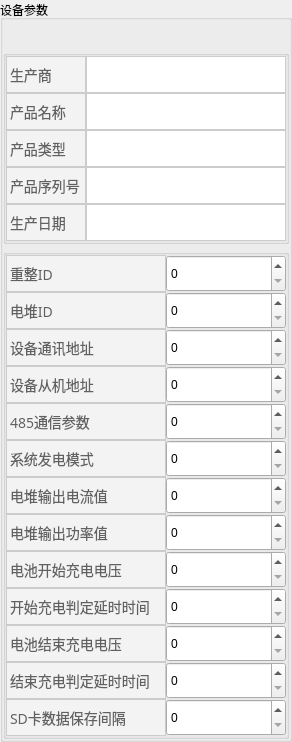
    <widget class="QGroupBox" name="deviceParasGroup">
     <property name="maximumSize">
      <size>
       <width>321</width>
       <height>16777215</height>
      </size>
     </property>
     <property name="styleSheet">
      <string notr="true">QGroupBox#deviceParasGroup {
    font-size:18px;
	font-family:PingFang SC;
	font-weight:500;
	line-height:34px;
	color:rgba(35,35,35,1);
	border: 0px;
}</string>
     </property>
     <property name="title">
      <string>设备参数</string>
     </property>
     <layout class="QGridLayout" name="gridLayout_3">
      <property name="leftMargin">
       <number>0</number>
      </property>
      <property name="topMargin">
       <number>30</number>
      </property>
      <property name="rightMargin">
       <number>0</number>
      </property>
      <property name="bottomMargin">
       <number>0</number>
      </property>
      <property name="horizontalSpacing">
       <number>0</number>
      </property>
      <property name="verticalSpacing">
       <number>5</number>
      </property>
      <item row="1" column="0">
       <widget class="QGroupBox" name="groupBox_2">
        <property name="maximumSize">
         <size>
          <width>321</width>
          <height>16777215</height>
         </size>
        </property>
        <property name="title">
         <string/>
        </property>
        <layout class="QGridLayout" name="gridLayout_2">
         <property name="leftMargin">
          <number>0</number>
         </property>
         <property name="topMargin">
          <number>0</number>
         </property>
         <property name="rightMargin">
          <number>0</number>
         </property>
         <property name="bottomMargin">
          <number>0</number>
         </property>
         <property name="spacing">
          <number>0</number>
         </property>
         <item row="1" column="0">
          <layout class="QHBoxLayout" name="horizontalLayout_178">
           <property name="spacing">
            <number>0</number>
           </property>
           <item>
            <widget class="QLabel" name="label_68">
             <property name="minimumSize">
              <size>
               <width>160</width>
               <height>37</height>
              </size>
             </property>
             <property name="maximumSize">
              <size>
               <width>160</width>
               <height>37</height>
              </size>
             </property>
             <property name="styleSheet">
              <string notr="true">QLabel {font-size:14px;
font-family:PingFang SC;
font-weight:300;
line-height:37px;
color:rgba(97,97,97,1);
background:rgba(243,243,243,1);
border:1px solid rgba(204,204,204,1);}</string>
             </property>
             <property name="text">
              <string>电堆ID</string>
             </property>
            </widget>
           </item>
           <item>
            <widget class="QSpinBox" name="spinBox_50">
             <property name="minimumSize">
              <size>
               <width>120</width>
               <height>37</height>
              </size>
             </property>
             <property name="maximumSize">
              <size>
               <width>120</width>
               <height>37</height>
              </size>
             </property>
             <property name="styleSheet">
              <string notr="true"/>
             </property>
            </widget>
           </item>
          </layout>
         </item>
         <item row="2" column="0">
          <layout class="QHBoxLayout" name="horizontalLayout_179">
           <property name="spacing">
            <number>0</number>
           </property>
           <item>
            <widget class="QLabel" name="label_69">
             <property name="minimumSize">
              <size>
               <width>160</width>
               <height>37</height>
              </size>
             </property>
             <property name="maximumSize">
              <size>
               <width>160</width>
               <height>37</height>
              </size>
             </property>
             <property name="styleSheet">
              <string notr="true">QLabel {font-size:14px;
font-family:PingFang SC;
font-weight:300;
line-height:37px;
color:rgba(97,97,97,1);
background:rgba(243,243,243,1);
border:1px solid rgba(204,204,204,1);}</string>
             </property>
             <property name="text">
              <string>设备通讯地址</string>
             </property>
            </widget>
           </item>
           <item>
            <widget class="QSpinBox" name="spinBox_51">
             <property name="minimumSize">
              <size>
               <width>120</width>
               <height>37</height>
              </size>
             </property>
             <property name="maximumSize">
              <size>
               <width>120</width>
               <height>37</height>
              </size>
             </property>
             <property name="styleSheet">
              <string notr="true"/>
             </property>
            </widget>
           </item>
          </layout>
         </item>
         <item row="5" column="0">
          <layout class="QHBoxLayout" name="horizontalLayout_182">
           <property name="spacing">
            <number>0</number>
           </property>
           <item>
            <widget class="QLabel" name="label_72">
             <property name="minimumSize">
              <size>
               <width>160</width>
               <height>37</height>
              </size>
             </property>
             <property name="maximumSize">
              <size>
               <width>160</width>
               <height>37</height>
              </size>
             </property>
             <property name="styleSheet">
              <string notr="true">QLabel {font-size:14px;
font-family:PingFang SC;
font-weight:300;
line-height:37px;
color:rgba(97,97,97,1);
background:rgba(243,243,243,1);
border:1px solid rgba(204,204,204,1);}</string>
             </property>
             <property name="text">
              <string>系统发电模式</string>
             </property>
            </widget>
           </item>
           <item>
            <widget class="QSpinBox" name="spinBox_54">
             <property name="minimumSize">
              <size>
               <width>120</width>
               <height>37</height>
              </size>
             </property>
             <property name="maximumSize">
              <size>
               <width>120</width>
               <height>37</height>
              </size>
             </property>
             <property name="styleSheet">
              <string notr="true"/>
             </property>
            </widget>
           </item>
          </layout>
         </item>
         <item row="9" column="0">
          <layout class="QHBoxLayout" name="horizontalLayout_187">
           <property name="spacing">
            <number>0</number>
           </property>
           <item>
            <widget class="QLabel" name="label_77">
             <property name="minimumSize">
              <size>
               <width>160</width>
               <height>37</height>
              </size>
             </property>
             <property name="maximumSize">
              <size>
               <width>160</width>
               <height>37</height>
              </size>
             </property>
             <property name="styleSheet">
              <string notr="true">QLabel {font-size:14px;
font-family:PingFang SC;
font-weight:300;
line-height:37px;
color:rgba(97,97,97,1);
background:rgba(243,243,243,1);
border:1px solid rgba(204,204,204,1);}</string>
             </property>
             <property name="text">
              <string>开始充电判定延时时间</string>
             </property>
            </widget>
           </item>
           <item>
            <widget class="QSpinBox" name="spinBox_59">
             <property name="minimumSize">
              <size>
               <width>120</width>
               <height>37</height>
              </size>
             </property>
             <property name="maximumSize">
              <size>
               <width>120</width>
               <height>37</height>
              </size>
             </property>
             <property name="styleSheet">
              <string notr="true"/>
             </property>
            </widget>
           </item>
          </layout>
         </item>
         <item row="0" column="0">
          <layout class="QHBoxLayout" name="horizontalLayout_177">
           <property name="spacing">
            <number>0</number>
           </property>
           <item>
            <widget class="QLabel" name="label_18">
             <property name="minimumSize">
              <size>
               <width>160</width>
               <height>37</height>
              </size>
             </property>
             <property name="maximumSize">
              <size>
               <width>160</width>
               <height>37</height>
              </size>
             </property>
             <property name="styleSheet">
              <string notr="true">QLabel {font-size:14px;
font-family:PingFang SC;
font-weight:300;
line-height:37px;
color:rgba(97,97,97,1);
background:rgba(243,243,243,1);
border:1px solid rgba(204,204,204,1);}</string>
             </property>
             <property name="text">
              <string>重整ID</string>
             </property>
            </widget>
           </item>
           <item>
            <widget class="QSpinBox" name="spinBox_13">
             <property name="minimumSize">
              <size>
               <width>120</width>
               <height>37</height>
              </size>
             </property>
             <property name="maximumSize">
              <size>
               <width>120</width>
               <height>37</height>
              </size>
             </property>
             <property name="styleSheet">
              <string notr="true"/>
             </property>
            </widget>
           </item>
          </layout>
         </item>
         <item row="3" column="0">
          <layout class="QHBoxLayout" name="horizontalLayout_180">
           <property name="spacing">
            <number>0</number>
           </property>
           <item>
            <widget class="QLabel" name="label_70">
             <property name="minimumSize">
              <size>
               <width>160</width>
               <height>37</height>
              </size>
             </property>
             <property name="maximumSize">
              <size>
               <width>160</width>
               <height>37</height>
              </size>
             </property>
             <property name="styleSheet">
              <string notr="true">QLabel {font-size:14px;
font-family:PingFang SC;
font-weight:300;
line-height:37px;
color:rgba(97,97,97,1);
background:rgba(243,243,243,1);
border:1px solid rgba(204,204,204,1);}</string>
             </property>
             <property name="text">
              <string>设备从机地址</string>
             </property>
            </widget>
           </item>
           <item>
            <widget class="QSpinBox" name="spinBox_52">
             <property name="minimumSize">
              <size>
               <width>120</width>
               <height>37</height>
              </size>
             </property>
             <property name="maximumSize">
              <size>
               <width>120</width>
               <height>37</height>
              </size>
             </property>
             <property name="styleSheet">
              <string notr="true"/>
             </property>
            </widget>
           </item>
          </layout>
         </item>
         <item row="12" column="0">
          <layout class="QHBoxLayout" name="horizontalLayout_191">
           <property name="spacing">
            <number>0</number>
           </property>
           <item>
            <widget class="QLabel" name="label_81">
             <property name="minimumSize">
              <size>
               <width>160</width>
               <height>37</height>
              </size>
             </property>
             <property name="maximumSize">
              <size>
               <width>160</width>
               <height>37</height>
              </size>
             </property>
             <property name="styleSheet">
              <string notr="true">QLabel {font-size:14px;
font-family:PingFang SC;
font-weight:300;
line-height:37px;
color:rgba(97,97,97,1);
background:rgba(243,243,243,1);
border:1px solid rgba(204,204,204,1);}</string>
             </property>
             <property name="text">
              <string>SD卡数据保存间隔</string>
             </property>
            </widget>
           </item>
           <item>
            <widget class="QSpinBox" name="spinBox_63">
             <property name="minimumSize">
              <size>
               <width>120</width>
               <height>37</height>
              </size>
             </property>
             <property name="maximumSize">
              <size>
               <width>120</width>
               <height>37</height>
              </size>
             </property>
             <property name="styleSheet">
              <string notr="true"/>
             </property>
            </widget>
           </item>
          </layout>
         </item>
         <item row="10" column="0">
          <layout class="QHBoxLayout" name="horizontalLayout_189">
           <property name="spacing">
            <number>0</number>
           </property>
           <item>
            <widget class="QLabel" name="label_79">
             <property name="minimumSize">
              <size>
               <width>160</width>
               <height>37</height>
              </size>
             </property>
             <property name="maximumSize">
              <size>
               <width>160</width>
               <height>37</height>
              </size>
             </property>
             <property name="styleSheet">
              <string notr="true">QLabel {font-size:14px;
font-family:PingFang SC;
font-weight:300;
line-height:37px;
color:rgba(97,97,97,1);
background:rgba(243,243,243,1);
border:1px solid rgba(204,204,204,1);}</string>
             </property>
             <property name="text">
              <string>电池结束充电电压</string>
             </property>
            </widget>
           </item>
           <item>
            <widget class="QSpinBox" name="spinBox_61">
             <property name="minimumSize">
              <size>
               <width>120</width>
               <height>37</height>
              </size>
             </property>
             <property name="maximumSize">
              <size>
               <width>120</width>
               <height>37</height>
              </size>
             </property>
             <property name="styleSheet">
              <string notr="true"/>
             </property>
            </widget>
           </item>
          </layout>
         </item>
         <item row="11" column="0">
          <layout class="QHBoxLayout" name="horizontalLayout_190">
           <property name="spacing">
            <number>0</number>
           </property>
           <item>
            <widget class="QLabel" name="label_80">
             <property name="minimumSize">
              <size>
               <width>160</width>
               <height>37</height>
              </size>
             </property>
             <property name="maximumSize">
              <size>
               <width>160</width>
               <height>37</height>
              </size>
             </property>
             <property name="styleSheet">
              <string notr="true">QLabel {font-size:14px;
font-family:PingFang SC;
font-weight:300;
line-height:37px;
color:rgba(97,97,97,1);
background:rgba(243,243,243,1);
border:1px solid rgba(204,204,204,1);}</string>
             </property>
             <property name="text">
              <string>结束充电判定延时时间</string>
             </property>
            </widget>
           </item>
           <item>
            <widget class="QSpinBox" name="spinBox_62">
             <property name="minimumSize">
              <size>
               <width>120</width>
               <height>37</height>
              </size>
             </property>
             <property name="maximumSize">
              <size>
               <width>120</width>
               <height>37</height>
              </size>
             </property>
             <property name="styleSheet">
              <string notr="true"/>
             </property>
            </widget>
           </item>
          </layout>
         </item>
         <item row="4" column="0">
          <layout class="QHBoxLayout" name="horizontalLayout_181">
           <property name="spacing">
            <number>0</number>
           </property>
           <item>
            <widget class="QLabel" name="label_71">
             <property name="minimumSize">
              <size>
               <width>160</width>
               <height>37</height>
              </size>
             </property>
             <property name="maximumSize">
              <size>
               <width>160</width>
               <height>37</height>
              </size>
             </property>
             <property name="styleSheet">
              <string notr="true">QLabel {font-size:14px;
font-family:PingFang SC;
font-weight:300;
line-height:37px;
color:rgba(97,97,97,1);
background:rgba(243,243,243,1);
border:1px solid rgba(204,204,204,1);}</string>
             </property>
             <property name="text">
              <string>485通信参数</string>
             </property>
            </widget>
           </item>
           <item>
            <widget class="QSpinBox" name="spinBox_53">
             <property name="minimumSize">
              <size>
               <width>120</width>
               <height>37</height>
              </size>
             </property>
             <property name="maximumSize">
              <size>
               <width>120</width>
               <height>37</height>
              </size>
             </property>
             <property name="styleSheet">
              <string notr="true"/>
             </property>
            </widget>
           </item>
          </layout>
         </item>
         <item row="6" column="0">
          <layout class="QHBoxLayout" name="horizontalLayout_184">
           <property name="spacing">
            <number>0</number>
           </property>
           <item>
            <widget class="QLabel" name="label_74">
             <property name="minimumSize">
              <size>
               <width>160</width>
               <height>37</height>
              </size>
             </property>
             <property name="maximumSize">
              <size>
               <width>160</width>
               <height>37</height>
              </size>
             </property>
             <property name="styleSheet">
              <string notr="true">QLabel {font-size:14px;
font-family:PingFang SC;
font-weight:300;
line-height:37px;
color:rgba(97,97,97,1);
background:rgba(243,243,243,1);
border:1px solid rgba(204,204,204,1);}</string>
             </property>
             <property name="text">
              <string>电堆输出电流值</string>
             </property>
            </widget>
           </item>
           <item>
            <widget class="QSpinBox" name="spinBox_56">
             <property name="minimumSize">
              <size>
               <width>120</width>
               <height>37</height>
              </size>
             </property>
             <property name="maximumSize">
              <size>
               <width>120</width>
               <height>37</height>
              </size>
             </property>
             <property name="styleSheet">
              <string notr="true"/>
             </property>
            </widget>
           </item>
          </layout>
         </item>
         <item row="7" column="0">
          <layout class="QHBoxLayout" name="horizontalLayout_185">
           <property name="spacing">
            <number>0</number>
           </property>
           <item>
            <widget class="QLabel" name="label_75">
             <property name="minimumSize">
              <size>
               <width>160</width>
               <height>37</height>
              </size>
             </property>
             <property name="maximumSize">
              <size>
               <width>160</width>
               <height>37</height>
              </size>
             </property>
             <property name="styleSheet">
              <string notr="true">QLabel {font-size:14px;
font-family:PingFang SC;
font-weight:300;
line-height:37px;
color:rgba(97,97,97,1);
background:rgba(243,243,243,1);
border:1px solid rgba(204,204,204,1);}</string>
             </property>
             <property name="text">
              <string>电堆输出功率值</string>
             </property>
            </widget>
           </item>
           <item>
            <widget class="QSpinBox" name="spinBox_57">
             <property name="minimumSize">
              <size>
               <width>120</width>
               <height>37</height>
              </size>
             </property>
             <property name="maximumSize">
              <size>
               <width>120</width>
               <height>37</height>
              </size>
             </property>
             <property name="styleSheet">
              <string notr="true"/>
             </property>
            </widget>
           </item>
          </layout>
         </item>
         <item row="8" column="0">
          <layout class="QHBoxLayout" name="horizontalLayout_186">
           <property name="spacing">
            <number>0</number>
           </property>
           <item>
            <widget class="QLabel" name="label_76">
             <property name="minimumSize">
              <size>
               <width>160</width>
               <height>37</height>
              </size>
             </property>
             <property name="maximumSize">
              <size>
               <width>160</width>
               <height>37</height>
              </size>
             </property>
             <property name="styleSheet">
              <string notr="true">QLabel {font-size:14px;
font-family:PingFang SC;
font-weight:300;
line-height:37px;
color:rgba(97,97,97,1);
background:rgba(243,243,243,1);
border:1px solid rgba(204,204,204,1);}</string>
             </property>
             <property name="text">
              <string>电池开始充电电压</string>
             </property>
            </widget>
           </item>
           <item>
            <widget class="QSpinBox" name="spinBox_58">
             <property name="minimumSize">
              <size>
               <width>120</width>
               <height>37</height>
              </size>
             </property>
             <property name="maximumSize">
              <size>
               <width>120</width>
               <height>37</height>
              </size>
             </property>
             <property name="styleSheet">
              <string notr="true"/>
             </property>
            </widget>
           </item>
          </layout>
         </item>
        </layout>
       </widget>
      </item>
      <item row="0" column="0">
       <widget class="QGroupBox" name="groupBox">
        <property name="maximumSize">
         <size>
          <width>16777215</width>
          <height>16777215</height>
         </size>
        </property>
        <property name="title">
         <string/>
        </property>
        <layout class="QGridLayout" name="gridLayout">
         <property name="leftMargin">
          <number>0</number>
         </property>
         <property name="topMargin">
          <number>0</number>
         </property>
         <property name="rightMargin">
          <number>0</number>
         </property>
         <property name="bottomMargin">
          <number>0</number>
         </property>
         <property name="spacing">
          <number>0</number>
         </property>
         <item row="0" column="0">
          <layout class="QHBoxLayout" name="horizontalLayout_163">
           <property name="spacing">
            <number>0</number>
           </property>
           <item>
            <widget class="QLabel" name="label_4">
             <property name="minimumSize">
              <size>
               <width>80</width>
               <height>37</height>
              </size>
             </property>
             <property name="maximumSize">
              <size>
               <width>80</width>
               <height>37</height>
              </size>
             </property>
             <property name="styleSheet">
              <string notr="true">QLabel {font-size:14px;
font-family:PingFang SC;
font-weight:300;
line-height:37px;
color:rgba(97,97,97,1);
background:rgba(243,243,243,1);
border:1px solid rgba(204,204,204,1);}</string>
             </property>
             <property name="text">
              <string>生产商</string>
             </property>
            </widget>
           </item>
           <item>
            <widget class="QLineEdit" name="lineEdit_4">
             <property name="minimumSize">
              <size>
               <width>0</width>
               <height>37</height>
              </size>
             </property>
             <property name="maximumSize">
              <size>
               <width>200</width>
               <height>37</height>
              </size>
             </property>
             <property name="styleSheet">
              <string notr="true">border:1px solid rgba(204,204,204,1);</string>
             </property>
            </widget>
           </item>
          </layout>
         </item>
         <item row="1" column="0">
          <layout class="QHBoxLayout" name="horizontalLayout_164">
           <property name="spacing">
            <number>0</number>
           </property>
           <item>
            <widget class="QLabel" name="label_5">
             <property name="minimumSize">
              <size>
               <width>80</width>
               <height>37</height>
              </size>
             </property>
             <property name="maximumSize">
              <size>
               <width>80</width>
               <height>37</height>
              </size>
             </property>
             <property name="styleSheet">
              <string notr="true">QLabel {font-size:14px;
font-family:PingFang SC;
font-weight:300;
line-height:37px;
color:rgba(97,97,97,1);
background:rgba(243,243,243,1);
border:1px solid rgba(204,204,204,1);}</string>
             </property>
             <property name="text">
              <string>产品名称</string>
             </property>
            </widget>
           </item>
           <item>
            <widget class="QLineEdit" name="lineEdit_5">
             <property name="minimumSize">
              <size>
               <width>0</width>
               <height>37</height>
              </size>
             </property>
             <property name="maximumSize">
              <size>
               <width>200</width>
               <height>37</height>
              </size>
             </property>
             <property name="styleSheet">
              <string notr="true">border:1px solid rgba(204,204,204,1);</string>
             </property>
            </widget>
           </item>
          </layout>
         </item>
         <item row="2" column="0">
          <layout class="QHBoxLayout" name="horizontalLayout_160">
           <property name="spacing">
            <number>0</number>
           </property>
           <item>
            <widget class="QLabel" name="label">
             <property name="minimumSize">
              <size>
               <width>80</width>
               <height>37</height>
              </size>
             </property>
             <property name="maximumSize">
              <size>
               <width>80</width>
               <height>37</height>
              </size>
             </property>
             <property name="styleSheet">
              <string notr="true">QLabel {font-size:14px;
font-family:PingFang SC;
font-weight:300;
line-height:37px;
color:rgba(97,97,97,1);
background:rgba(243,243,243,1);
border:1px solid rgba(204,204,204,1);}</string>
             </property>
             <property name="text">
              <string>产品类型</string>
             </property>
            </widget>
           </item>
           <item>
            <widget class="QLineEdit" name="lineEdit">
             <property name="minimumSize">
              <size>
               <width>0</width>
               <height>37</height>
              </size>
             </property>
             <property name="maximumSize">
              <size>
               <width>200</width>
               <height>37</height>
              </size>
             </property>
             <property name="styleSheet">
              <string notr="true">border:1px solid rgba(204,204,204,1);</string>
             </property>
            </widget>
           </item>
          </layout>
         </item>
         <item row="3" column="0">
          <layout class="QHBoxLayout" name="horizontalLayout_161">
           <property name="spacing">
            <number>0</number>
           </property>
           <item>
            <widget class="QLabel" name="label_2">
             <property name="minimumSize">
              <size>
               <width>80</width>
               <height>37</height>
              </size>
             </property>
             <property name="maximumSize">
              <size>
               <width>80</width>
               <height>37</height>
              </size>
             </property>
             <property name="styleSheet">
              <string notr="true">QLabel {font-size:14px;
font-family:PingFang SC;
font-weight:300;
line-height:37px;
color:rgba(97,97,97,1);
background:rgba(243,243,243,1);
border:1px solid rgba(204,204,204,1);}</string>
             </property>
             <property name="text">
              <string>产品序列号</string>
             </property>
            </widget>
           </item>
           <item>
            <widget class="QLineEdit" name="lineEdit_2">
             <property name="minimumSize">
              <size>
               <width>0</width>
               <height>37</height>
              </size>
             </property>
             <property name="maximumSize">
              <size>
               <width>200</width>
               <height>37</height>
              </size>
             </property>
             <property name="styleSheet">
              <string notr="true">border:1px solid rgba(204,204,204,1);</string>
             </property>
            </widget>
           </item>
          </layout>
         </item>
         <item row="4" column="0">
          <layout class="QHBoxLayout" name="horizontalLayout_162">
           <property name="spacing">
            <number>0</number>
           </property>
           <item>
            <widget class="QLabel" name="label_3">
             <property name="minimumSize">
              <size>
               <width>80</width>
               <height>37</height>
              </size>
             </property>
             <property name="maximumSize">
              <size>
               <width>80</width>
               <height>37</height>
              </size>
             </property>
             <property name="styleSheet">
              <string notr="true">QLabel {font-size:14px;
font-family:PingFang SC;
font-weight:300;
line-height:37px;
color:rgba(97,97,97,1);
background:rgba(243,243,243,1);
border:1px solid rgba(204,204,204,1);}</string>
             </property>
             <property name="text">
              <string>生产日期</string>
             </property>
            </widget>
           </item>
           <item>
            <widget class="QLineEdit" name="lineEdit_3">
             <property name="minimumSize">
              <size>
               <width>0</width>
               <height>37</height>
              </size>
             </property>
             <property name="maximumSize">
              <size>
               <width>200</width>
               <height>37</height>
              </size>
             </property>
             <property name="styleSheet">
              <string notr="true">border:1px solid rgba(204,204,204,1);</string>
             </property>
            </widget>
           </item>
          </layout>
         </item>
        </layout>
       </widget>
      </item>
     </layout>
    </widget>
